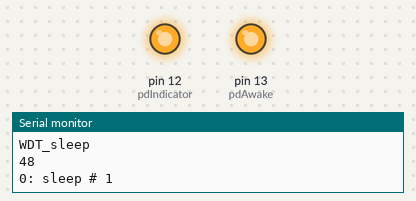
This sketch was run on a simulated Arduino Uno, built with avr-gcc and run on an emulated ATmega328P. Parts: output pins drawn as LEDs (lit = HIGH), the last lines printed to the serial monitor. Sleep ends after the set time or at an interrupt.

Above: at 0.1 s.
At 20.1 s:
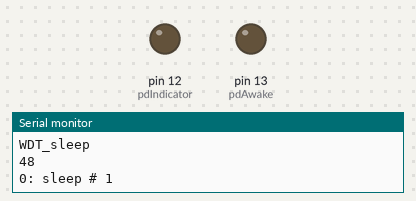
At 34.2 s:
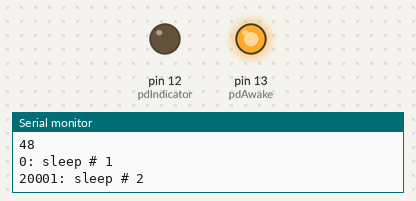
Timing chart, 0 to 35.7 s (numbered marks = the images above):
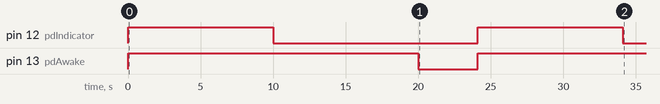

The sketch:

test_power_consumption.ino
```cpp
/****************************************************************
 * Watchdog Sleep Example
 * Demonstrate the Watchdog and Sleep Functions

 * KHM 2008 / Lab3/  Martin Nawrath nawrath@khm.de
 * Kunsthochschule fuer Medien Koeln
 * Academy of Media Arts Cologne

 * Modified by Charles B. Malloch, PhD

****************************************************************/

// cbm note: works OK on ATmega168P

#include <avr/sleep.h>
#include <avr/wdt.h>

#define pdIndicator 12
#define pdAwake 13

#ifndef cbi
#define cbi(sfr, bit) (_SFR_BYTE(sfr) &= ~_BV(bit))
#endif
#ifndef sbi
#define sbi(sfr, bit) (_SFR_BYTE(sfr) |= _BV(bit))
#endif

volatile boolean f_wdt = 1;

void setup(){

  Serial.begin ( 115200 );

  pinMode ( pdIndicator, OUTPUT ); digitalWrite ( pdIndicator, 1 );
  pinMode ( pdAwake,     OUTPUT ); digitalWrite ( pdAwake,     1 );

  Serial.println ( "WDT_sleep" );

  // CPU Sleep Modes
  // SM2 SM1 SM0 Sleep Mode
  // 0    0  0 Idle
  // 0    0  1 ADC Noise Reduction
  // 0    1  0 Power-down -- int-1_int-0_pinChg TWImatch WDT
  // 0    1  1 Power-save -- int-1_int-0_pinChg TWImatch timer2 WDT
  // 1    0  0 Reserved
  // 1    0  1 Reserved
  // 1    1  0 Standby(1) -- mainClk timerOscillator int-1_int-0_pinChg TWImatch WDT
  // 1    1  1 Extended Standby -- mainClk timerOscillator int-1_int-0_pinChg TWImatch timer2 WDT

  // SMCR is the sleep mode control register
  // 0  010 -> power-down mode

  cbi ( SMCR, SE  );     // clear sleep enable
  cbi ( SMCR, SM2 );     // power down mode
  sbi ( SMCR, SM1 );     // power down mode
  cbi ( SMCR, SM0 );     // power down mode

  setup_watchdog ( 8 );  // arg sets the watchdog timeout interval

}

//****************************************************************

void loop(){

  static int nint = 0;

  /*
    what really happens here?
      WDT times out
      f_wdt is set to 1
      reset to 0
      prints happen
      system sleeps again

      as demonstrated by disabling the condition test
      no need to wait for timed-out watchdog - we sleep until it times out!
  */
  digitalWrite ( pdAwake, 1 );

  nint++;
  Serial.print ( millis() ); Serial.print ( ": sleep # " ); Serial.println ( nint );
  // note that each sleep advances the clock only 12684/4894 = 2.6 ms,
  // of which the following delay accounts for 2.0

  // at 115200 baud, each character of 8 bits + 1 start bit + 2 stop bits = 11 bits
  // takes 11/115200 = 95.5 us; we are printing about 22 characters, which takes 2.1 ms
  // delay ( 1 ) DOES NOT WORK; delay ( 2 ) seems a little low, but it works OK.
  delay ( 2 );                     // wait for the characters to be sent before sleeping

  digitalWrite ( pdIndicator, 1 );
  // unsigned long t0 = millis();
  // Serial.print ( millis () - t0 ); Serial.print ( " : " );
  delay ( 10000 );                                             // I think this delay is incorrect
  // Serial.print ( millis () - t0 ); Serial.print ( " : " );
  digitalWrite ( pdIndicator, 0 );
  delay ( 10000 );
  // Serial.print ( millis () - t0 ); Serial.println();
  // delay ( 5 );
  digitalWrite ( pdAwake, 0 );

  // ***************** prepare to sleep, go to sleep

  pinMode ( pdIndicator, INPUT );      // set all used ports to input to save power
  pinMode ( pdAwake,     INPUT );      // set all used ports to input to save power

  wdt_reset();                         // restore the watchdog timer ( pet the doggy )S
  system_sleep();                      // we come back to the next line when we awaken

  pinMode ( pdIndicator, OUTPUT );     // reset set all ports back to pre-sleep states
  pinMode ( pdAwake,     OUTPUT );     // reset set all ports back to pre-sleep states

  // ***************** now we're awake again


}


//****************************************************************
//****************************************************************
//****************************************************************

void system_sleep() {

// set system into the sleep state
// system wakes up when wtchdog is timed out

  cbi ( ADCSRA, ADEN );                    // switch Analog to Digital converter OFF

  set_sleep_mode ( SLEEP_MODE_PWR_DOWN );  // sleep mode is set here
  sleep_enable ();

  sleep_mode ();                           // System sleeps here

	sleep_disable ();                        // System continues execution here when watchdog timed out
	sbi ( ADCSRA, ADEN );                    // switch Analog to Digital converter back ON

}

//****************************************************************

/*
	Hmm. Not using timer register 2, but the watchdog timer
*/
void setup_watchdog ( int intervalIndex ) {

// intervalIndex   time    bb (binary) before setting WDCE
// 0               16ms           0000 0000
// 1               32ms           0000 0001
// 2               64ms           0000 0010
// 3              128ms           0000 0011
// 4              250ms           0000 0100
// 5              500ms           0000 0101
// 6                1s            0000 0110
// 7                2s            0000 0111
// 8                4s            0010 0000
// 9                8s            0010 0001

  byte bb;
  if ( intervalIndex < 0 ) intervalIndex = 0;
  if ( intervalIndex > 9 ) intervalIndex = 9;
  bb = intervalIndex & 7;
  if ( intervalIndex > 7 ) bb |= ( 1 << 5 );
  // WDTCSR is the watchdog timer control register
  // WDCE is the bit number (4) of the watchdog clock enable in WDTCSR
  bb |= ( 1 << WDCE );
  Serial.println ( int ( bb ) );

  // MCUSR is the MCU (main control unit?) status register
  // WDRF is the bit number (3) of the watchdog system reset flag in the MCUSR
  MCUSR &= ~ ( 1 << WDRF );  // make sure the watchdog system reset flag is off

  // start timed sequence

  // WDE is the bit number (3) of the watchdog system reset enable in WDTCSR
  // turn on the watchdog system reset enable and the watchdog clock enable bits
  WDTCSR |= ( 1 << WDCE ) | ( 1 << WDE );
  // set new watchdog timeout value
  WDTCSR = bb;
  // WDIE is the bit number (6) of the watchdog interrupt enable in WDTCSR
  WDTCSR |= _BV ( WDIE );  // then turn on

}

//****************************************************************

ISR ( WDT_vect ) {

// Watchdog Interrupt Service; is executed when watchdog times out

  f_wdt = 1;  // set global flag

}
```

Measured:
- by itself, pin 12 (pdIndicator): HIGH → LOW at 10.0 s, → HIGH 14.1 s later, → LOW 10.0 s later
- by itself, pin 13 (pdAwake): HIGH → LOW at 20.0 s, → HIGH 4.1 s later
